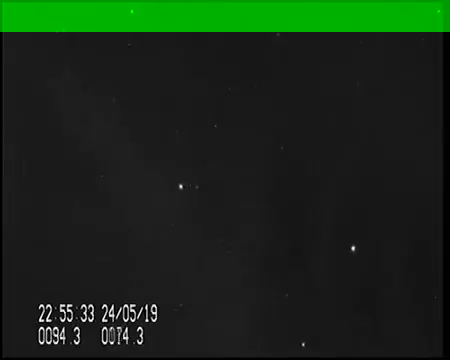
#> input picture dev/klt_matcher_v2/examples/00002.TIF, 450 x 360 px
$ python -i remover.py   (imports and definitions only)   (older library calls are emulated)
#> lines starting #> are read from the running program, lines starting #| are printed output that depends on the picture; after the words box and inside, x2 and y2 are one past the last pixel; in counts of white or black regions, pixels touching at a corner belong together
import cv2
import numpy as np
import skimage.exposure
from flask import current_app as app
#from PIL import Image
#from PIL import ImageDraw


def remove_green_stars(image_path:str) -> tuple[object,
                                                object,
                                                object,
                                                object]:
#> called with image_path = '../dev/klt_matcher_v2/examples/00002.TIF'
    blur  : object
    mask  : object
    img   : object
    lab   : object
    A     : object
    thresh: object
    result: object

    try:
        img = cv2.imread(image_path)
#> img is the input picture: shape (360, 450, 3); mean B, G, R 24, 39.6, 24

        lab = cv2.cvtColor(img,cv2.COLOR_BGR2LAB)
#> lab: shape (360, 450, 3); mean of channels 0, 1, 2 36, 122.2, 133.6

        A = lab[:,:,1]
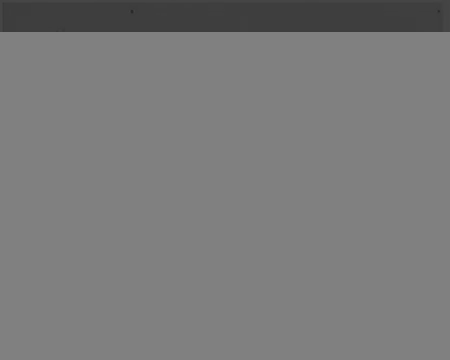
#> A: shape (360, 450); min 42, max 128, mean 122.2

        thresh = cv2.threshold(A, 3, 255,
                               cv2.THRESH_BINARY+cv2.THRESH_OTSU)[1]
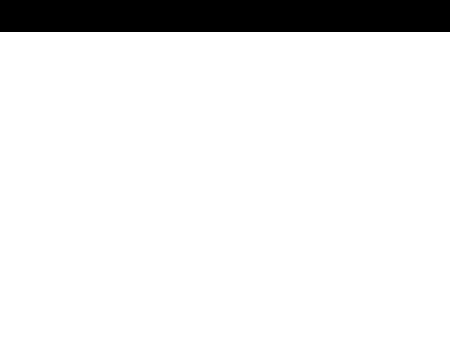
#> thresh: shape (360, 450); 91.1% white; 1 black region, box (x1, y1, x2, y2) and area: (0, 0, 450, 32) 14400

        blur = cv2.GaussianBlur(thresh, (0,0),
                                sigmaX=5,
                                sigmaY=5,
                                borderType = cv2.BORDER_DEFAULT)
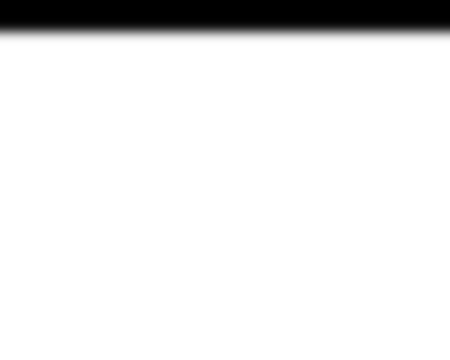
#> blur: shape (360, 450); min 0, max 255, mean 232.3
    except BaseException as be:
        raise be.__class__

    if blur is not None:
        mask = skimage.exposure.rescale_intensity(blur,
                                                  in_range=(0,255),
                                                  out_range=(0,255)).astype(np.uint8)
        result = img.copy()
        result = cv2.cvtColor(img,cv2.COLOR_BGR2BGRA)
        result[:,:,3] = mask
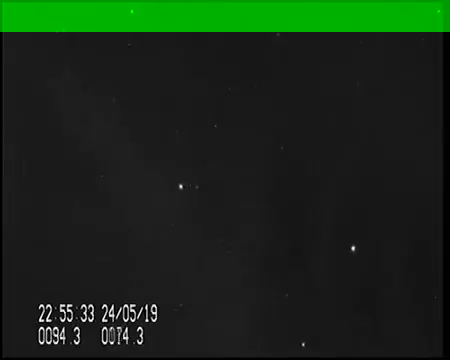
#> result: shape (360, 450, 4); mean B, G, R, A 24, 39.6, 24, 232.3
        mask_red_spots = skimage.exposure.rescale_intensity(thresh,
                                                            in_range=(0,255),
                                                            out_range=(0,255)).astype(np.uint8)

        a_channel = np.ones(mask_red_spots.shape, dtype=np.float)/2.0
        mask_red_spots_image = mask_red_spots*a_channel
    else:
        raise BaseException.__class__

    return thresh, mask, result, blur, mask_red_spots


def RemoveGreenStars(saving_folder, name):
    imagesPath = "app/static/images/op/" + saving_folder + "/" + name + "/"
    thresh, mask, result, blur, mask_red_spots = remove_green_stars(imagesPath + "red-green.png")
    if thresh is not None and mask is not None and result is not None and blur is not None and mask_red_spots is not None:
        cv2.imwrite(imagesPath + 'make_greenscreen_thresh.png', thresh)
        cv2.imwrite(imagesPath + 'make_greenscreen_mask.png', mask)
        cv2.imwrite(imagesPath + 'make_greenscreen_antialiased.png', result)
        cv2.imwrite(imagesPath + 'make_greenscreen_blur.png', blur)
        cv2.imwrite(imagesPath + 'make_mask_red_spots.png', mask_red_spots)
        return "ok"
    return "nok"

>>> result = remove_green_stars('../dev/klt_matcher_v2/examples/00002.TIF')
#> result = 5 items
